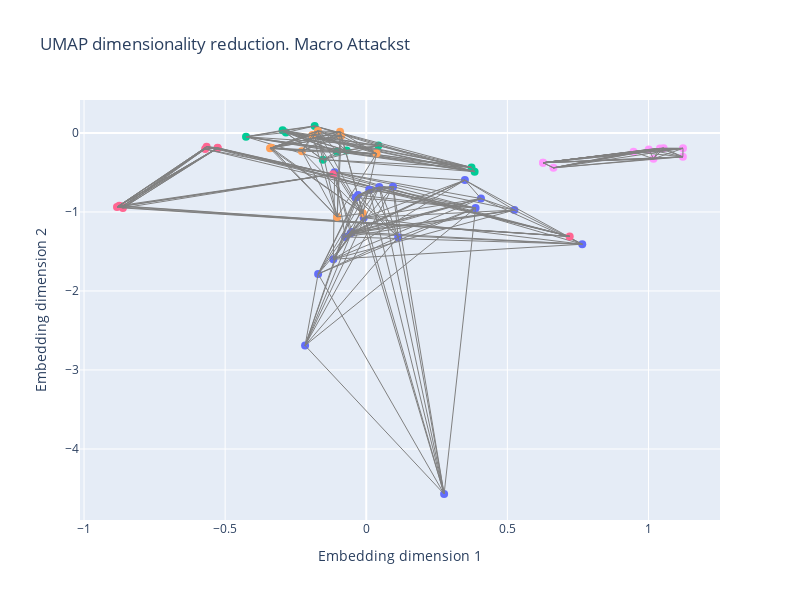

Notebook code cell kept with this figure:
### Code cell
# Create a figure
fig = make_subplots()

# Group by "attack_macro_cat" and iterate through each group
for group_name, group_data in embedding_df.groupby("macro_label"):
    group_data = group_data.reset_index()
    # Add scatter plot for each group
    fig.add_trace(
        go.Scatter(
            x=group_data[0],
            y=group_data[1],
            mode='markers',
            name=str(group_name),
            marker=dict(size=8),
            text=group_data.index  # Show index as hover text
        )
    )

    # Add edges connecting points with the same label
    edges = []
    for i in range(len(group_data)):
        for j in range(i + 1, len(group_data)):
            edges.append(
                go.Scatter(
                    x=[group_data[0][i], group_data[0][j]],
                    y=[group_data[1][i], group_data[1][j]],
                    mode='lines',
                    line=dict(color='gray', width=1),
                    hoverinfo='none'
                )
            )

    fig.add_traces(edges)

# Update layout
fig.update_layout(
    title='UMAP dimensionality reduction. Macro Attackst',
    xaxis=dict(title='Embedding dimension 1'),
    yaxis=dict(title='Embedding dimension 2'),
    showlegend=False,
    height=600,
    width=800
)

# Show the interactive graph
fig.show()
